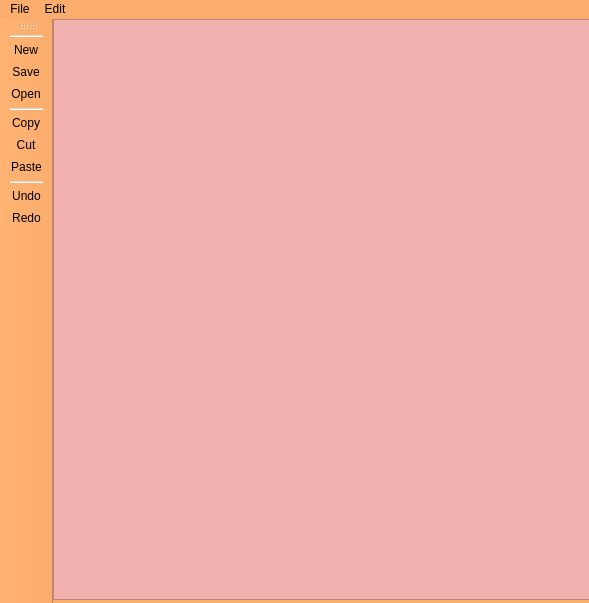
<?xml version="1.0" encoding="UTF-8"?>
<ui version="4.0">
 <class>MainWindow</class>
 <widget class="QMainWindow" name="MainWindow">
  <property name="geometry">
   <rect>
    <x>0</x>
    <y>0</y>
    <width>589</width>
    <height>603</height>
   </rect>
  </property>
  <property name="windowTitle">
   <string>MainWindow</string>
  </property>
  <property name="styleSheet">
   <string notr="true">QMainWindow
{
background-color: #faad6c;
}</string>
  </property>
  <widget class="QWidget" name="centralWidget">
   <property name="styleSheet">
    <string notr="true">QCentralWidget
{
background-color: #faad6c;
}</string>
   </property>
   <widget class="QTextEdit" name="textEdit">
    <property name="geometry">
     <rect>
      <x>0</x>
      <y>0</y>
      <width>591</width>
      <height>581</height>
     </rect>
    </property>
    <property name="styleSheet">
     <string notr="true">QTextEdit
{
background-color: #f1b1af;

}</string>
    </property>
   </widget>
  </widget>
  <widget class="QMenuBar" name="menuBar">
   <property name="geometry">
    <rect>
     <x>0</x>
     <y>0</y>
     <width>589</width>
     <height>21</height>
    </rect>
   </property>
   <property name="styleSheet">
    <string notr="true">QMenuBar
{
background-color: #faad6c;

}</string>
   </property>
   <widget class="QMenu" name="menuFile">
    <property name="title">
     <string>File</string>
    </property>
    <addaction name="actionNew"/>
    <addaction name="actionOpen"/>
    <addaction name="separator"/>
    <addaction name="actionSave_2"/>
    <addaction name="actionSave_As"/>
   </widget>
   <widget class="QMenu" name="menuEdit">
    <property name="title">
     <string>Edit</string>
    </property>
    <addaction name="actionCopy"/>
    <addaction name="actionCut"/>
    <addaction name="actionPaste"/>
    <addaction name="separator"/>
    <addaction name="actionUndo"/>
    <addaction name="actionRedo"/>
   </widget>
   <addaction name="menuFile"/>
   <addaction name="menuEdit"/>
  </widget>
  <widget class="QToolBar" name="toolBar">
   <property name="windowTitle">
    <string>toolBar</string>
   </property>
   <property name="styleSheet">
    <string notr="true">QToolBar
{
background-color: #faad6c;
}</string>
   </property>
   <attribute name="toolBarArea">
    <enum>LeftToolBarArea</enum>
   </attribute>
   <attribute name="toolBarBreak">
    <bool>false</bool>
   </attribute>
   <addaction name="separator"/>
   <addaction name="actionNew"/>
   <addaction name="actionSave_2"/>
   <addaction name="actionOpen"/>
   <addaction name="separator"/>
   <addaction name="actionCopy"/>
   <addaction name="actionCut"/>
   <addaction name="actionPaste"/>
   <addaction name="separator"/>
   <addaction name="actionUndo"/>
   <addaction name="actionRedo"/>
  </widget>
  <action name="actionNew">
   <property name="text">
    <string>New</string>
   </property>
  </action>
  <action name="actionOpen">
   <property name="text">
    <string>Open</string>
   </property>
  </action>
  <action name="actionSave_2">
   <property name="text">
    <string>Save</string>
   </property>
  </action>
  <action name="actionSave_As">
   <property name="text">
    <string>Save As</string>
   </property>
  </action>
  <action name="actionCopy">
   <property name="text">
    <string>Copy</string>
   </property>
  </action>
  <action name="actionCut">
   <property name="text">
    <string>Cut</string>
   </property>
  </action>
  <action name="actionPaste">
   <property name="text">
    <string>Paste</string>
   </property>
  </action>
  <action name="actionUndo">
   <property name="text">
    <string>Undo</string>
   </property>
  </action>
  <action name="actionRedo">
   <property name="text">
    <string>Redo</string>
   </property>
  </action>
 </widget>
 <layoutdefault spacing="6" margin="11"/>
 <resources/>
 <connections/>
</ui>
